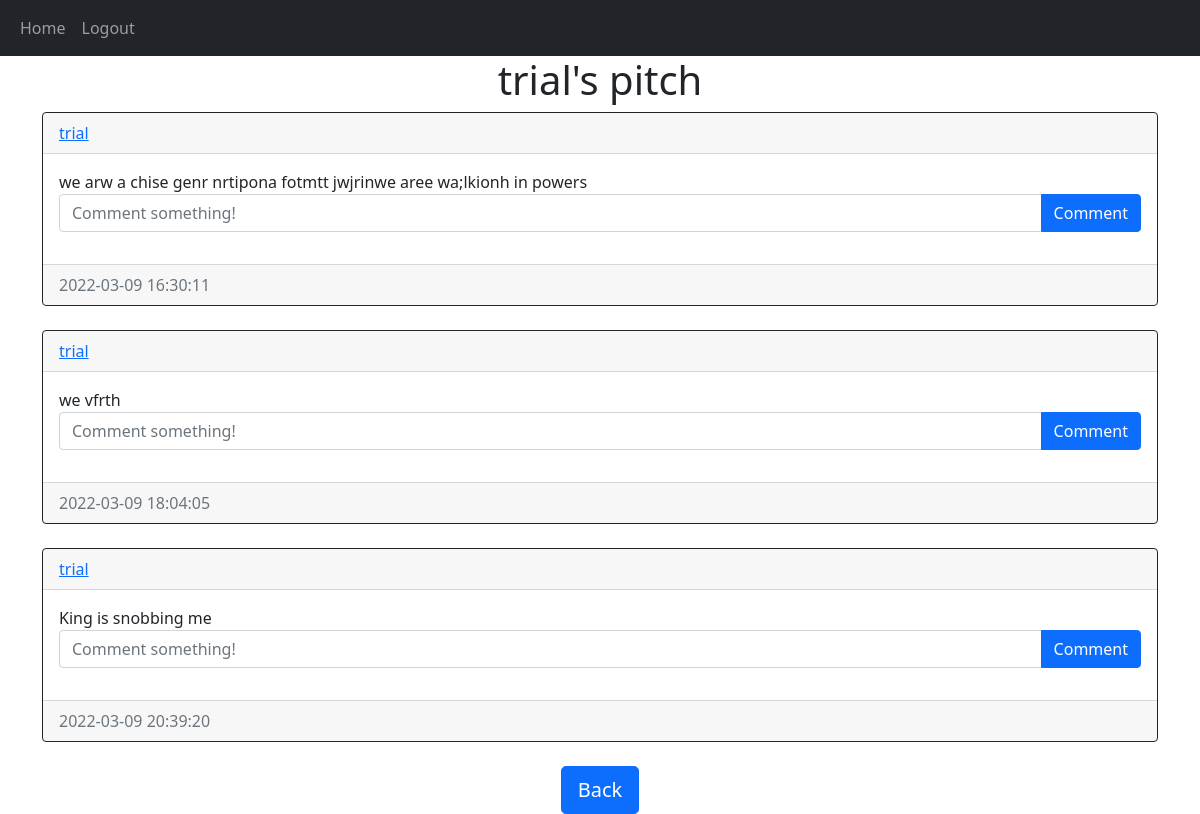
The page /pitches/trial (signed in) on the database its author committed.
### website/models.py (models this page shows)
class User(db.Model,UserMixin): #Inherits from db model and userMixin
    id=db.Column(db.Integer,primary_key=True)
    email=db.Column(db.String(150),unique=True) #prevent users with duplicate emails
    username=db.Column(db.String(150),unique=True)
    password=db.Column(db.String(150))
    date_created=db.Column(db.DateTime(timezone=True),default=func.now()) #if nothing is passed,by default the column will be filled by the current time
    pitches=db.relationship('Pitch', backref='user',passive_deletes=True)# backref to allow access to user model
    comments = db.relationship('Comment', backref='user', passive_deletes=True)

class Pitch(db.Model):
    id=db.Column(db.Integer,primary_key=True)
    text=db.Column(db.Text,nullable=False)
    date_created=db.Column(db.DateTime(timezone=True),default=func.now())
    author =db.Column(db.Integer,db.ForeignKey('user.id',ondelete='CASCADE'),nullable=False)
    comments = db.relationship('Comment', backref='pitch', passive_deletes=True)

### website/views.py (the view)
@views.route("/pitches/<username>")
@login_required
def pitches(username):
    user = User.query.filter_by(username=username).first()
    if not user:
        flash('No user with that username exists.', category='error')
        return redirect(url_for('views.home'))
    pitches=user.pitches
    return render_template("pitch.html", user=current_user, pitches=pitches, username=username)

### website/__init__.py (called while the page is built)
def create_app():
    app = Flask(__name__)
    app.config['SECRET_KEY'] = "helloworld"
    app.config['SQLALCHEMY_DATABASE_URI']=f'sqlite:///{DB_NAME}'
    db.init_app(app)
    from .views import views
    from .auth import auth
    app.register_blueprint(views, url_prefix="/")
    app.register_blueprint(auth, url_prefix="/")
    from .models import User,Pitch
    create_database(app)
    login_manager= LoginManager ()
    login_manager.login_view="auth.login"
    login_manager.init_app(app)
    @login_manager.user_loader
    def load_user(id):
        return User.query.get(int(id))
    return app

### website/templates/pitch.html (shortened to what this page needs)
{% extends "pitch_div.html" %}  {% block header %} {{username}}'s pitch {% endblock %} {% block footer %}
    <div align="center">
      <a href="/home"
        ><button type="button" class="btn btn-primary btn-lg">Back</button></a
      >
    </div>
    {% endblock %}

### website/templates/pitch_div.html (shortened to what this page needs)
{% extends "base.html" %}
{% block content %}
<h1 align="center" > {%  block header %} Pitches {% endblock %} </h1>
<div id="pitches">
{% for pitch in pitches %}
<div class="card border-dark">
   <div class="card-header d-flex justify-content-between align-items-center">
<a href="/pitches/{{pitch.user.username}}">{{pitch.user.username}}</a>
   </div>
<div class="card-body">
    <div class="card-text">
        {{pitch.text}}
</div>
<form
class="input-group mb-3"
method="POST"
action="/create-comment/{{pitch.id}}"
>
<input
  type="text"
  id="text"
  name="text"
  class="form-control"
  placeholder="Comment something!"
/>
<button type="submit" class="btn btn-primary">Comment</button>
</form>
</div>
<div class="card-footer text-muted">
    {{pitch.date_created}}
</div>
</div>
<br >{% endfor %}
</div>
 {% block footer %}{% endblock %}
{% endblock %}

### rows shown on the page
User: username "trial"
Pitch: user.username "trial", text "we arw a chise genr nrtipona fotmtt jwjrinwe aree wa;lkionh in powers", date_created "2022-03-09 16:30:11"
Pitch: user.username "trial", text "we vfrth", date_created "2022-03-09 18:04:05"
Pitch: user.username "trial", text "King is snobbing me", date_created "2022-03-09 20:39:20"
